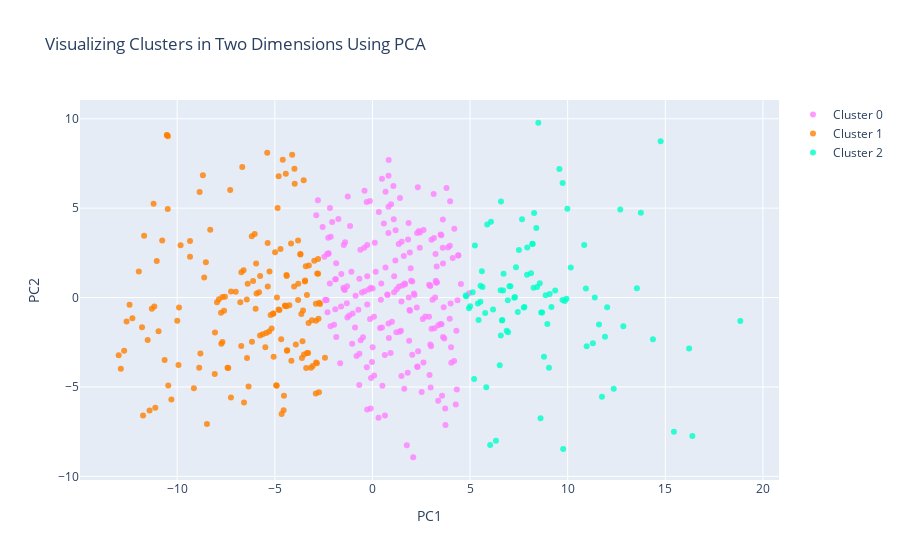

The code cell stored with this chart in its notebook:
### Code cell
#Instructions for building the 2-D plot

#trace1 is for 'Cluster 0'
trace1 = go.Scatter(
                    x = cluster0["PC1_2d"],
                    y = cluster0["PC2_2d"],
                    mode = "markers",
                    name = "Cluster 0",
                    marker = dict(color = 'rgba(255, 128, 255, 0.8)'),
                    text = None)

#trace2 is for 'Cluster 1'
trace2 = go.Scatter(
                    x = cluster1["PC1_2d"],
                    y = cluster1["PC2_2d"],
                    mode = "markers",
                    name = "Cluster 1",
                    marker = dict(color = 'rgba(255, 128, 2, 0.8)'),
                    text = None)

#trace3 is for 'Cluster 2'
trace3 = go.Scatter(
                    x = cluster2["PC1_2d"],
                    y = cluster2["PC2_2d"],
                    mode = "markers",
                    name = "Cluster 2",
                    marker = dict(color = 'rgba(0, 255, 200, 0.8)'),
                    text = None)

data = [trace1, trace2, trace3]

title = "Visualizing Clusters in Two Dimensions Using PCA"

layout = dict(title = title,
              xaxis= dict(title= 'PC1',ticklen= 5,zeroline= False),
              yaxis= dict(title= 'PC2',ticklen= 5,zeroline= False)
             )

fig = dict(data = data, layout = layout)

iplot(fig)

### Figure 1 — Plotly figure (JSON) as saved in the notebook; plotly's stock layout.template omitted (floating-point values rounded to 4 significant figures; data arrays with more than 128 entries replaced by an {"elided": "..."} marker saying what was removed)
{"data": [{"marker": {"color": "rgba(255, 128, 255, 0.8)"}, "mode": "markers", "name": "Cluster 0", "type": "scatter", "x": {"elided": "204 float values"}, "y": {"elided": "204 float values"}}, {"marker": {"color": "rgba(255, 128, 2, 0.8)"}, "mode": "markers", "name": "Cluster 1", "type": "scatter", "x": {"elided": "157 float values"}, "y": {"elided": "157 float values"}}, {"marker": {"color": "rgba(0, 255, 200, 0.8)"}, "mode": "markers", "name": "Cluster 2", "type": "scatter", "x": [9.167, 8.61, 8.252, 5.607, 14.37, 8.496, 5.207, 5.533, 13.75, 12.69, 16.22, 9.984, 6.634, 8.786, 6.031, 9.043, 8.696, 9.939, 5.248, 5.831, 9.742, 11.76, 5.877, 4.806, 4.946, 18.84, 7.917, 9.078, 6.072, 12.85, 12.02, 8.435, 10.85, 6.583, 10.16, 7.93, 7.066, 6.52, 10.93, 14.76, 5.639, 7.754, 7.351, 8.571, 5.135, 6.577, 5.536, 7.787, 6.696, 9.85, 6.179, 6.934, 15.44, 7.502, 9.576, 8.958, 9.734, 5.401, 5.002, 8.122, 11.91, 8.28, 12.36, 7.298, 11.29, 8.192, 6.652, 8.395, 5.775, 6.566, 6.716, 6.878, 6.948, 7.022, 5.436, 11.39, 16.39, 13.55, 4.781, 9.77, 7.663, 8.644, 7.269, 7.446, 8.873, 8.207, 10.97, 11.6, 9.36, 6.326], "y": [-0.5312, -6.755, 0.5504, 1.47, -2.338, 9.777, -4.552, -0.2309, 4.743, 4.923, -2.844, 4.965, -1.279, -3.316, -8.254, -3.933, -0.8384, -0.07003, 2.914, -5.011, 6.407, -5.55, 4.09, 0.06647, -0.5955, -1.313, 1.274, 0.2007, 4.245, -1.602, -0.537, 0.5966, 2.945, 5.369, 1.677, 2.801, 0.6284, -3.78, 0.5123, 8.744, 0.59, -0.5569, 1.692, 0.7955, 0.2946, -2.121, 0.6539, -0.5315, 0.3903, -0.1875, -0.6689, -0.1569, -7.505, 2.663, 7.195, -1.482, -0.14, -0.3304, -0.4907, 1.362, -2.192, 4.731, -5.1, 0.03094, -2.551, 3.007, -1.252, 3.883, -0.8611, 0.4076, 1.328, -1.853, -1.942, 0.627, -1.254, 0.004994, -7.743, 0.5197, 0.1199, -8.473, 4.377, -0.8376, -0.005992, -0.8132, 0.1215, 2.993, -2.731, -1.511, 0.3907, -8.014]}], "layout": {"title": {"text": "Visualizing Clusters in Two Dimensions Using PCA"}, "xaxis": {"ticklen": 5, "title": {"text": "PC1"}, "zeroline": false}, "yaxis": {"ticklen": 5, "title": {"text": "PC2"}, "zeroline": false}}}
